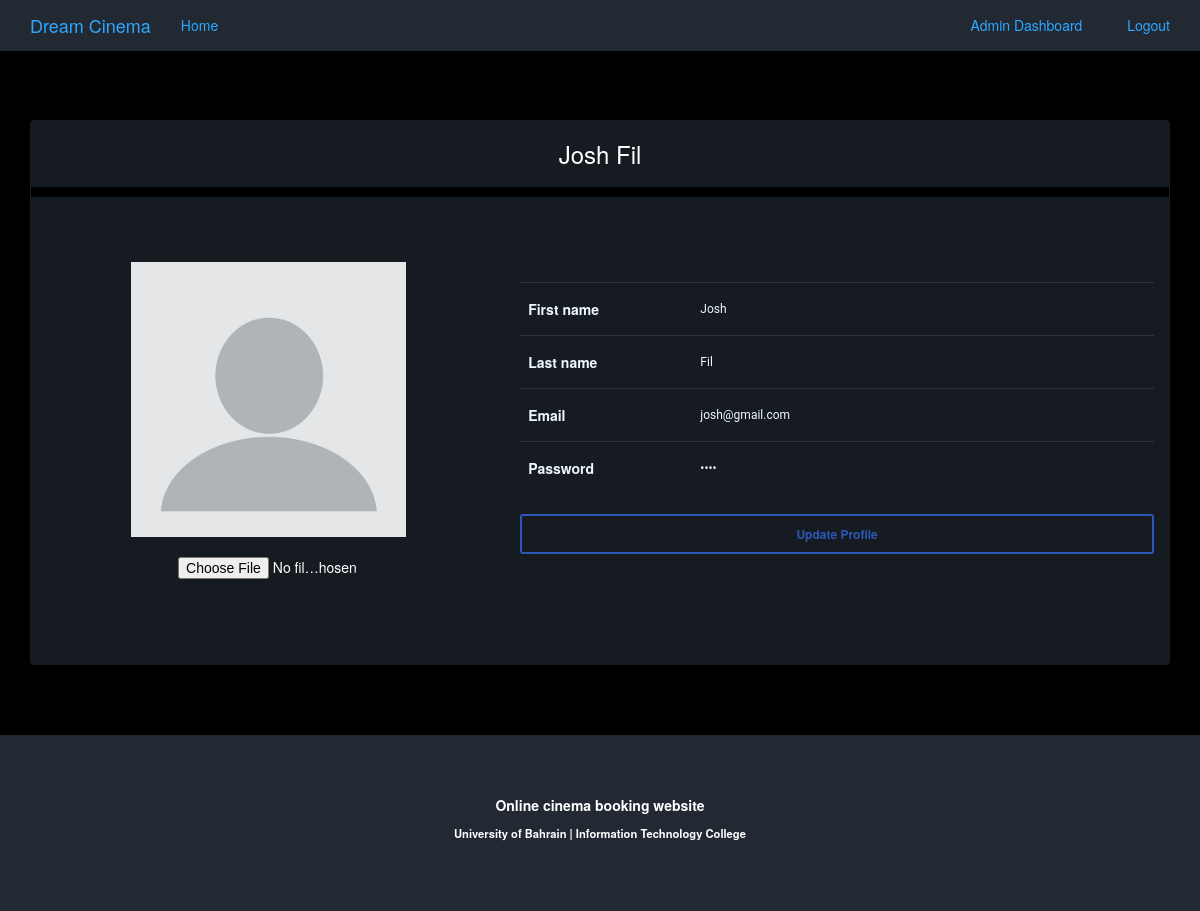
Page /profile.php (signed in) on the committed database.
### tables this page shows
CREATE TABLE `user` (
  `userId` int NOT NULL AUTO_INCREMENT,
  `email` varchar(255) NOT NULL,
  `password` varchar(255) NOT NULL,
  `status` int DEFAULT NULL,
  `fname` varchar(255) DEFAULT NULL,
  `lname` varchar(255) DEFAULT NULL,
  `image` varchar(255) DEFAULT NULL,
  `accBalance` float DEFAULT NULL,
  PRIMARY KEY (`userId`)
);

### profile.php (the view, shortened to what this page needs)
<?php
include 'db.php';
?>
<!DOCTYPE html>
<html>
<head>
    <link rel="stylesheet" type="text/css" href="css/customerPanel.css">
    <link rel="stylesheet" type="text/css" href="css/dark.css">
    <link href="css/bootstrap.css" rel='stylesheet' type='text/css' />
    <link href="css/bootstrap-style.css" rel="stylesheet">
</head>
<body>
    <?php include_once 'navbar.php'; ?>
    <div  style="margin: 100px auto 10px auto!important;" class="container">
        <div class="row">
            <div class="col-xs-12 toppad">
                <div class="panel panel-info">
                    <h3 class="title">
                        <?php echo "" . $userData['fname'] . " " . $userData['lname']; ?>
                    </h3>
                    <hr style="border: 5px solid #000;">
                    <div style="margin: 50px 0;" class="panel-body">
                        <div class="row">
                            <div class="col-md-5 col-lg-5 " align="center">
                                <img width="275px" alt="User Pic" src=<?php
                                    if (!is_null($userData['image']))
                                        echo '"profileimages/' . $userData['image'] . '"';
                                    else
                                        echo 'images/profile.jpg';
                                ?> class="img-responsive">
                                <form id="profilePic" action="profile.php" method="post" enctype="multipart/form-data">
                                    <div style="width: 100%; display: flex; justify-content:right; margin:10px 0;" class="col-md-6 col-lg-6 col-sm-6 col-xs-12">
                                        <input accept="image/*" onchange="submitForm()" style="padding: 10px; width:200px; margin:0 auto" type="file" name="image" required>
                                    </div>
							    </form>
                            </div>
                            <div style="margin-top: 20px!important;" class=" col-md-7 col-lg-7 ">
                                <table class="table table-user-information">
                                    <tbody>
                                        <tr>
                                            <td width="100px"><strong>First name</strong></td>
                                            <td ><span id="e-fname" class='icn glyphicon glyphicon-edit'></span></td>
                                            <td>
                                                <input disabled id="fname-u" class="boxStyle" value="<?php echo $userData['fname']; ?>" type="text">
                                            </td>
                                        </tr>
                                        <tr>
                                            <td><strong>Last name</strong></td>
                                            <td><span id="e-lname" class='icn glyphicon glyphicon-edit'></span></td>
                                            <td>
                                                <input disabled id="lname-u" class="boxStyle" value="<?php echo $userData['lname']; ?>" type="text">
                                            </td>
                                        </tr>
                                        <tr>
                                            <td><strong>Email</strong></td>
                                            <td><span id="e-email" class='icn glyphicon glyphicon-edit'></span></td>
                                            <td>
                                                <input disabled id="email-u" class="boxStyle" value="<?php echo $userData['email']; ?>" type="email">
                                            </td>
                                        </tr>
                                        <tr>
                                            <td><strong>Password</strong></td>
                                            <td><span id="e-password" class='icn glyphicon glyphicon-edit'></span></td>
                                            <td>
                                                <input disabled id="password-u" class="boxStyle" value=<?php echo $userData['password']; ?> type="password">
                                            </td>
                                        </tr>
                                    </tbody>
                                </table>
                                <input id="updateP" style="height: 40px" class="btn btn-primary btn-xs btn-block" type="submit" name="submit" value="Update Profile">
                            </div>
                        </div>
                    </div>
                </div>
            </div>
        </div>
    </div>
    <?php include_once 'footer.php'; ?>
</body>
</html>

### css/customerPanel.css (style rules this page uses)
body { color: #5a5a5a; background-color: #000!important; }
.title { text-align: center; color: white; }
.table-user-information > tbody > tr:first-child { border-top: 0; }
.table-user-information > tbody > tr > td { border-top: 2px; }
.toppad { margin-top:20px; }
td { height: 30px!important; vertical-align: middle!important; }

### css/dark.css (style rules this page uses)
.panel,.panel li { background-color: #161b22!important; }
.panel-body { background-color: #000!important; }
.panel-info,.panel-body { background-color: #161b22!important; border-color: #161b22!important; }
table { color:aliceblue; }
table input { color-scheme: dark; }
.table tbody tr td { border-top: 1px solid rgb(52, 51, 51)!important; }

### profile.php (style rules this page uses)
.boxStyle { width: 100%; border: 1px solid #384250; background: #242b34; padding: 10px; font-style: normal; font-variant-ligatures: normal; font-variant-caps: normal; font-variant-numeric: normal; font-weight: 400; font-stretch: normal; font-size: 12px; line-height: 16px; font-family: Roboto, Helvetica, Arial, sans-serif; }
input:disabled { background-color: #161b22!important; border: none; }
.icn { color: #3472F7; cursor: pointer; }

### rows in the picture
user: fname "Josh", lname "Fil", email "josh@gmail.com"
